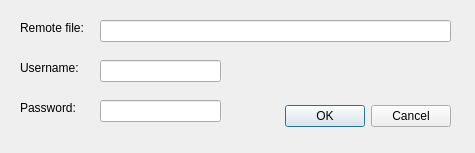
<?xml version="1.0" encoding="UTF-8"?>
<ui version="4.0">
 <class>RemoteAccessDialog</class>
 <widget class="QDialog" name="RemoteAccessDialog">
  <property name="geometry">
   <rect>
    <x>0</x>
    <y>0</y>
    <width>475</width>
    <height>153</height>
   </rect>
  </property>
  <property name="windowTitle">
   <string>Remote File Access</string>
  </property>
  <widget class="QDialogButtonBox" name="buttonBox">
   <property name="geometry">
    <rect>
     <x>270</x>
     <y>100</y>
     <width>181</width>
     <height>32</height>
    </rect>
   </property>
   <property name="orientation">
    <enum>Qt::Horizontal</enum>
   </property>
   <property name="standardButtons">
    <set>QDialogButtonBox::Cancel|QDialogButtonBox::Ok</set>
   </property>
  </widget>
  <widget class="QLabel" name="label">
   <property name="geometry">
    <rect>
     <x>20</x>
     <y>20</y>
     <width>81</width>
     <height>16</height>
    </rect>
   </property>
   <property name="text">
    <string>Remote file:</string>
   </property>
  </widget>
  <widget class="QLabel" name="label_2">
   <property name="geometry">
    <rect>
     <x>20</x>
     <y>60</y>
     <width>71</width>
     <height>16</height>
    </rect>
   </property>
   <property name="text">
    <string>Username:</string>
   </property>
  </widget>
  <widget class="QLabel" name="label_3">
   <property name="geometry">
    <rect>
     <x>20</x>
     <y>100</y>
     <width>71</width>
     <height>16</height>
    </rect>
   </property>
   <property name="text">
    <string>Password:</string>
   </property>
  </widget>
  <widget class="QLineEdit" name="passwordEdit">
   <property name="geometry">
    <rect>
     <x>100</x>
     <y>100</y>
     <width>121</width>
     <height>22</height>
    </rect>
   </property>
  </widget>
  <widget class="QLineEdit" name="usernameEdit">
   <property name="geometry">
    <rect>
     <x>100</x>
     <y>60</y>
     <width>121</width>
     <height>22</height>
    </rect>
   </property>
  </widget>
  <widget class="QLineEdit" name="urlEdit">
   <property name="geometry">
    <rect>
     <x>100</x>
     <y>20</y>
     <width>351</width>
     <height>22</height>
    </rect>
   </property>
  </widget>
 </widget>
 <resources/>
 <connections>
  <connection>
   <sender>buttonBox</sender>
   <signal>accepted()</signal>
   <receiver>RemoteAccessDialog</receiver>
   <slot>accept()</slot>
   <hints>
    <hint type="sourcelabel">
     <x>248</x>
     <y>254</y>
    </hint>
    <hint type="destinationlabel">
     <x>157</x>
     <y>274</y>
    </hint>
   </hints>
  </connection>
  <connection>
   <sender>buttonBox</sender>
   <signal>rejected()</signal>
   <receiver>RemoteAccessDialog</receiver>
   <slot>reject()</slot>
   <hints>
    <hint type="sourcelabel">
     <x>316</x>
     <y>260</y>
    </hint>
    <hint type="destinationlabel">
     <x>286</x>
     <y>274</y>
    </hint>
   </hints>
  </connection>
 </connections>
</ui>
